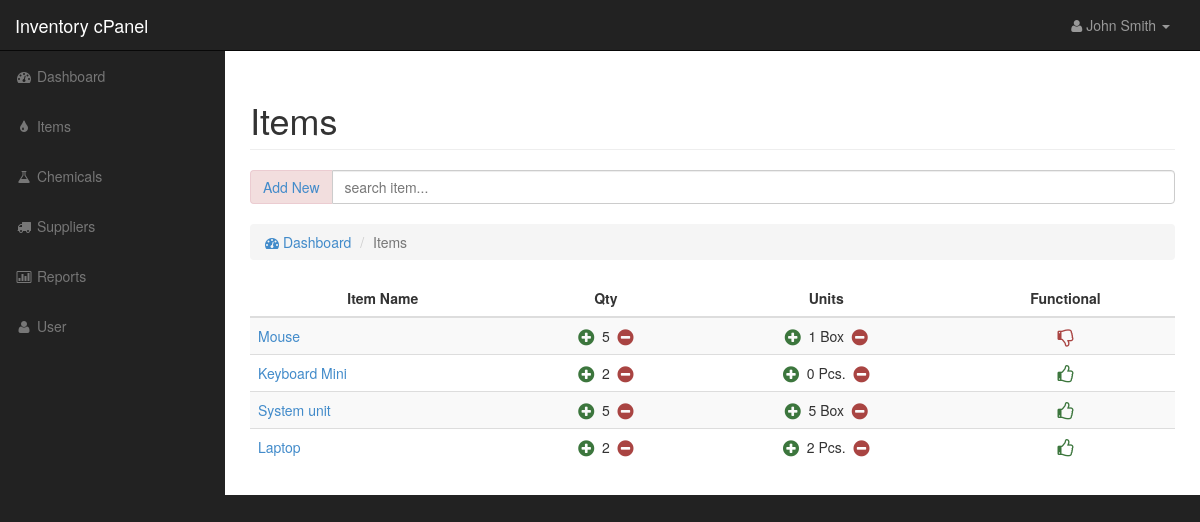
The app's page /index.php/items with its own data.
### tables this page shows
CREATE TABLE IF NOT EXISTS `items` (
  `id` int(11) NOT NULL,
  `name` varchar(50) NOT NULL,
  `description` text NOT NULL,
  `qty` varchar(50) NOT NULL,
  `unit` varchar(50) NOT NULL,
  `unitsign` varchar(50) NOT NULL,
  `remark` varchar(50) NOT NULL,
  `image` varchar(50) NOT NULL,
  `supplier` varchar(50) NOT NULL,
  `dateIn` varchar(50) NOT NULL,
  `dateUpdated` varchar(50) NOT NULL,
  `createdBy` varchar(50) NOT NULL,
  `updatedBy` varchar(50) NOT NULL
);

### application/controllers/Items.php (called while the page is built, shortened)
<?php
class Items extends CI_Controller {
	public function index()
	{
		$this->load->model('Items_model');
		$data['items'] = $this->Items_model->getAllItems();
		$data['total_item'] = $this->Items_model->getTotalItems();
		$this->load->view('items_index',$data);
	}
}

### index.php (called while the page is built, shortened)
<?php
require_once BASEPATH.'core/CodeIgniter.php';

### application/models/Items_model.php (called while the page is built, shortened)
<?php defined('BASEPATH') OR exit('No direct script access allowed');
class Items_model extends CI_Model {
	public function getAllItems() {
		return $this->db->query("select * from items");
	}
}

### application/views/items_index.php (the view, shortened to what this page needs)
<?php $this->load->view('include/header'); ?>
<?php $this->load->view('include/sidebar'); ?>
        <div id="page-wrapper">
            <div class="container-fluid">
                <div class="row">
                    <div class="col-lg-12">
                        <h1 class="page-header">
                            Items
                        </h1>
                        <div class="input-group">
                            <span class="input-group-addon alert-danger"><a href="#additem_modal" data-toggle="modal" class="clearitemid">Add New</a></span>
                            <input type="text" class="form-control" id="searchitem" placeholder="search item...">
                        </div>
                        <br />
                        <ol class="breadcrumb">
                            <li><a href="index.php"><i class="fa fa-dashboard"></i> Dashboard</a></li>
                            <li class="active">Items</li>
                        </ol>
                    </div>
                </div>
                <div class="row">
                    <div class="col-lg-12">
                        <div class="table-responsive">
                            <table class="table table-hover table-striped">
                                <thead>
                                    <tr>
                                        <th>Item Name</th>
                                        <th>Qty</th>
                                        <th>Units</th>
                                        <th>Functional</th>
                                    </tr>
                                </thead>
                                <tbody class="table-item">
                                        <?php foreach($items->result() as $row): ?>
                                            <tr>
                                                <td><a href="edititem.php?id=<?php echo $row->id;?>"><?php echo $row->name;?></a></td>
                                                <td class="text-center">
                                                    <a href="data/item.php?p=updateqty&op=plus&id=<?php echo $row->id;?>"><i class="text-success fa fa-plus-circle fa-lg"></a></i>
                                                    &nbsp;<?php echo $row->qty;?>&nbsp;
                                                    <a href="data/item.php?p=updateqty&op=minus&id=<?php echo $row->id;?>"><i class="text-danger fa fa-minus-circle fa-lg"></a></i>
                                                </td>
                                                <td class="text-center">
                                                    <a href="data/item.php?p=updateunit&op=plus&id=<?php echo $row->id;?>"><i class="text-success fa fa-plus-circle fa-lg"></i></a>&nbsp;
                                                    <?php echo $row->unit.' '.$row->unitsign;?>
                                                    &nbsp;<a href="data/item.php?p=updateunit&op=minus&id=<?php echo $row->id;?>"><i class="text-danger fa fa-minus-circle fa-lg"></a></i>
                                                </td>
                                                <td class="text-center">
                                                    <?php if($row->remark =='Functional'){
                                                        $class = "fa fa-thumbs-o-up fa-lg text-success";
                                                        $op = 'disable';
                                                    }else{
                                                        $class = "fa fa-thumbs-o-down fa-lg text-danger";
                                                        $op = 'enable';
                                                    }
                                                ?>
                                                <a href="data/item.php?p=updateremark&op=<?php echo $op?>&id=<?php echo $row->id;?>"<i class="<?php echo $class?>"></i>
                                                </td>
                                            </tr>
                                        <?php endforeach; ?>
                                </tbody>
                            </table>
                        </div>
                    </div>
                </div>
            </div>
        </div>
    </div>
<?php $this->load->view('include/modal'); ?>
<?php $this->load->view('include/footer'); ?>

### application/views/include/header.php (shortened to what this page needs)
<?php
    $base_url = "http://localhost/cinventory/";
?>
<!DOCTYPE html>
<html lang="en">
<head>
    <link href="<?php echo $base_url;?>css/bootstrap.min.css" rel="stylesheet">
    <link href="<?php echo $base_url;?>css/sb-admin.css" rel="stylesheet">
    <link href="<?php echo $base_url;?>css/mystyle.css" rel="stylesheet">
    <link href="<?php echo $base_url;?>css/jquery-ui.css" rel="stylesheet">
    <link href="<?php echo $base_url;?>css/plugins/morris.css" rel="stylesheet">
    <link href="<?php echo $base_url;?>font-awesome/css/font-awesome.min.css" rel="stylesheet" type="text/css">
</head>
<body>
    <div id="wrapper">
        <nav class="navbar navbar-inverse navbar-fixed-top" role="navigation">
            <div class="navbar-header">
                <a class="navbar-brand" href="index.php">Inventory cPanel</a>
            </div>
            <ul class="nav navbar-right top-nav">
                <li class="dropdown">
                    <a href="#" class="dropdown-toggle" data-toggle="dropdown"><i class="fa fa-user"></i> John Smith <b class="caret"></b></a>
                </li>
            </ul>

### application/views/include/sidebar.php
 <div class="collapse navbar-collapse navbar-ex1-collapse">
		<ul class="nav navbar-nav side-nav">
			<li>
				<a href="<?php echo site_url();?>/dashboard/">
				<i class="fa fa-fw fa-dashboard"></i> Dashboard</a>
			</li>
			<li>
				<a href="<?php echo site_url();?>/items/">
				<i class="fa fa-fw fa-tint"></i> Items</a>
			</li>
			<li>
				<a href="<?php echo site_url();?>/chemicals/">
				<i class="fa fa-fw fa-flask"></i> Chemicals</a>
			</li>
			<li>
				<a href="<?php echo site_url();?>/supplier/">
				<i class="fa fa-fw fa-truck"></i> Suppliers</a>
			</li>
			<li>
				<a href="<?php echo site_url();?>/reports/">
				<i class="fa fa-fw fa-bar-chart-o"></i> Reports</a>
			</li>
			<li>
				<a href="<?php echo site_url();?>/userdata/">
				<i class="fa fa-fw fa-user"></i> User</a>
			</li>
		</ul>
	</div>
</nav>

### application/views/include/footer.php (shortened to what this page needs)
</body>
</html>

### css/sb-admin.css (style rules this page uses)
body { margin-top: 100px; background-color: #222; }
@media (min-width:768px) { body { margin-top: 50px; } }
#wrapper { padding-left: 0; }
#page-wrapper { width: 100%; padding: 0; background-color: #fff; }
@media (min-width:768px) { #wrapper { padding-left: 225px; } }
@media (min-width:768px) { #page-wrapper { padding: 10px; } }
.top-nav { padding: 0 15px; }
.top-nav>li { display: inline-block; float: left; }
.top-nav>li>a { padding-top: 15px; padding-bottom: 15px; line-height: 20px; color: #999; }
@media (min-width:768px) { .side-nav { position: fixed; top: 51px; left: 225px; width: 225px; margin-left: -225px; border: none; border-radius: 0; overflow-y: auto; background-color: #222; } }
@media (min-width:768px) { .side-nav>li>a { width: 225px; } }

### css/mystyle.css (style rules this page uses)
table th { text-align: center; }
.fa { cursor: pointer; }

### records on screen
items: name "Mouse", qty "5", unit "1", unitsign "Box"
items: name "Keyboard Mini", qty "2", unit "0", unitsign "Pcs."
items: name "System unit", qty "5", unit "5", unitsign "Box"
items: name "Laptop", qty "2", unit "2", unitsign "Pcs."
